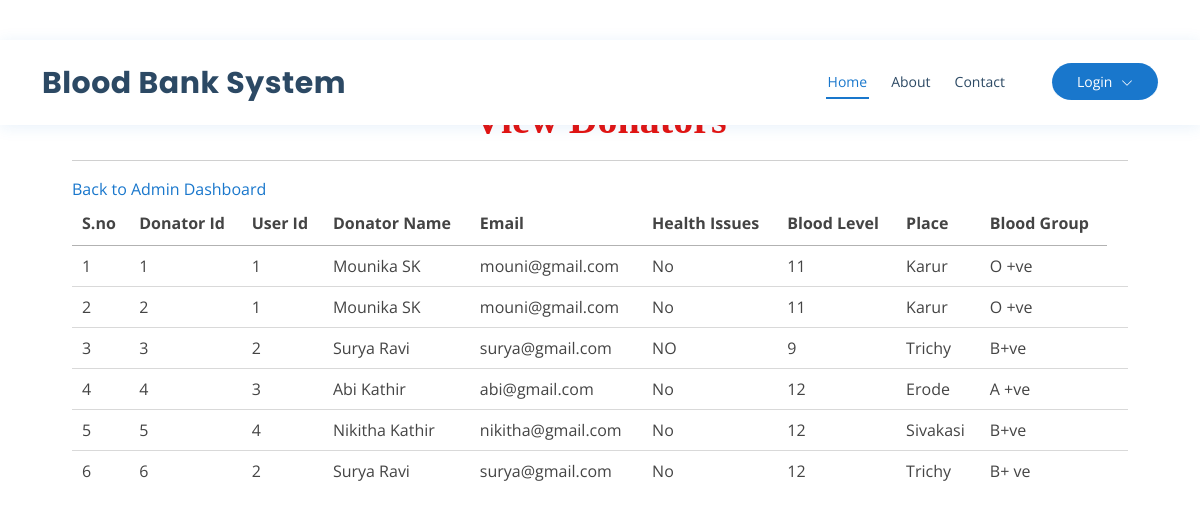
The page /donator_blood on the database its author committed.
### bloodapp/models.py (models this page shows, shortened)
class BloodDonation(models.Model):
    user = models.ForeignKey('user', on_delete=models.CASCADE)
    health_issues = models.TextField()
    blood_level = models.CharField(max_length=10)
    place = models.CharField(max_length=100, null=True, blank=True)
    blood_group = models.CharField(max_length=3)
    donation_date = models.DateTimeField(auto_now_add=True)
    class Meta:
        db_table="donator"

class user(models.Model):
    fname=models.CharField(max_length=50)
    lname=models.CharField(max_length=50)
    uname=models.CharField(max_length=30)
    pwd=models.CharField(max_length=10)
    email=models.EmailField()
    contact=models.IntegerField()
    dob=models.DateField()
    add=models.CharField(max_length=80)
    bloodgroup=models.CharField(max_length=5)
    class Meta:
        db_table="user"

### bloodapp/views.py (the view)
# urls.py: path('donator_blood',views.donator_blood),
def donator_blood(request):
    data = BloodDonation.objects.all()
    return render(request, "donator.html",{'data':data})

### bloodapp/templates/donator.html
{% extends 'index.html' %}
{% load static %}
{% block body %}
<div class="container-fluid" style="width:90%;margin-top:8%">
                    <div class="container-fluid">
                        <h1 align="center" style="font-weight:bold;font-family : 'Monotype Corsiva' ; color : #E6120E ;margin-top:4%">View  Donators</h1>
                         </div><hr>
                                <table id="example" class="display" style="width:100%">
                                  <thead>
                                    <tr>
                                      <th>S.no</th>
                                      <th>Donator Id</th>
                                      <th>User Id</th>
                                      <th>Donator Name</th>
                                      <th>Email</th>
                                      <th>Health Issues</th>
                                      <th>Blood Level</th>
                                      <th>Place</th>
                                      <th>Blood Group</th>
                                  </tr>
                              </thead>
                              <tbody>
                              {% for i in data %}
                                <tr>
                                  <td>{{forloop.counter}}</td>
                                  <td>{{i.id}}</td>
                                  <td>{{i.user.id}}</td>
                                  <td>{{i.user.fname}} {{i.user.lname}}</td>
                                  <td>{{i.user.email}}</td>
                                  <td>{{i.health_issues}}</td>
                                  <td>{{i.blood_level}}</td>
                                  <td>{{i.place}}</td>
                                  <td>{{i.blood_group}}</td>
                                  <td>
                                  </td>
                              {% endfor %}
                              <a href="admin_home">Back to Admin Dashboard</a>
                          </tbody>
                      </table>
                  </div>
{% endblock %}

### bloodapp/static/css/style.css (style rules this page uses)
body { font-family: "Open Sans", sans-serif; color: #444444; }
a { color: #1977cc; text-decoration: none; }
h1, h2, h3, h4, h5, h6 { font-family: "Raleway", sans-serif; }

### rows shown on the page
BloodDonation: id "1", user.id "1", user.fname "Mounika", user.lname "SK", user.email "mouni@gmail.com", health_issues "No", blood_level "11", place "Karur", blood_group "O +ve"
BloodDonation: id "2", user.id "1", user.fname "Mounika", user.lname "SK", user.email "mouni@gmail.com", health_issues "No", blood_level "11", place "Karur", blood_group "O +ve"
BloodDonation: id "3", user.id "2", user.fname "Surya", user.lname "Ravi", user.email "surya@gmail.com", health_issues "NO", blood_level "9", place "Trichy", blood_group "B+ve"
BloodDonation: id "4", user.id "3", user.fname "Abi", user.lname "Kathir", user.email "abi@gmail.com", health_issues "No", blood_level "12", place "Erode", blood_group "A +ve"
BloodDonation: id "5", user.id "4", user.fname "Nikitha", user.lname "Kathir", user.email "nikitha@gmail.com", health_issues "No", blood_level "12", place "Sivakasi", blood_group "B+ve"
BloodDonation: id "6", user.id "2", user.fname "Surya", user.lname "Ravi", user.email "surya@gmail.com", health_issues "No", blood_level "12", place "Trichy", blood_group "B+ ve"
